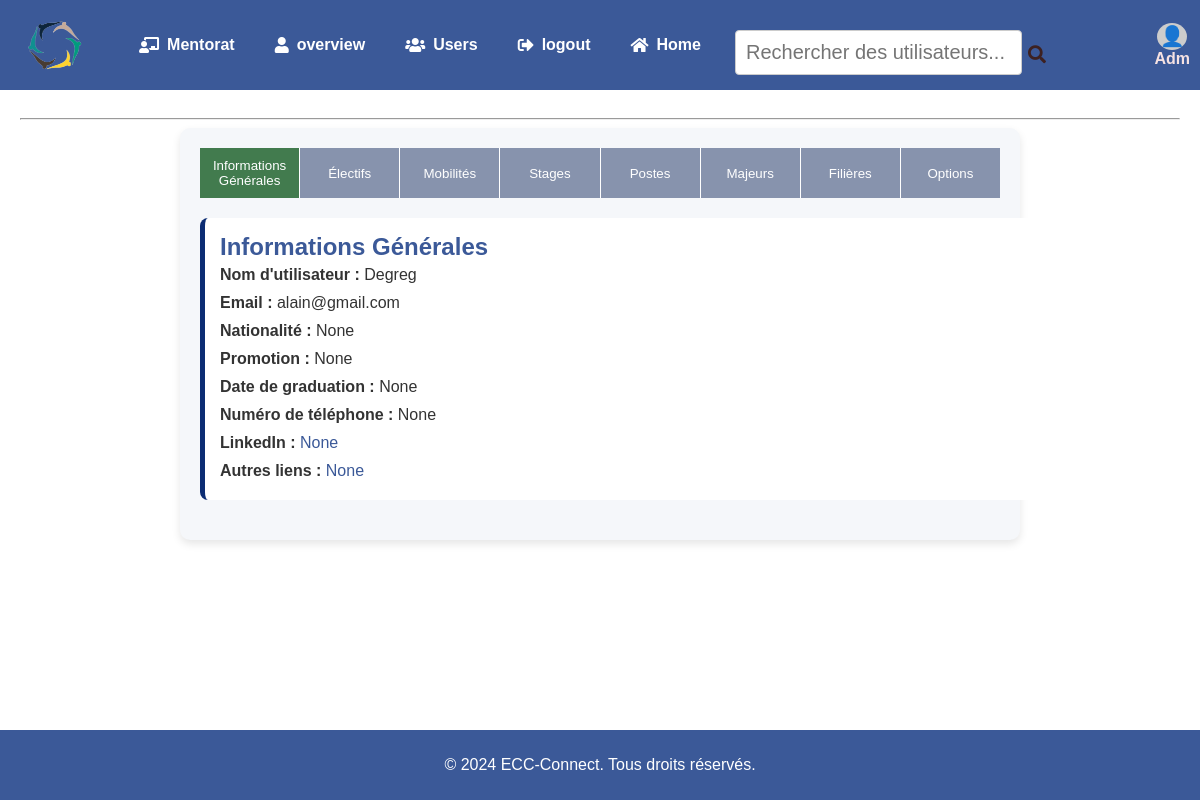
The app's page /full_profile/Degreg/ (signed in) with its own data.
### network/models.py (models this page shows, shortened)
class User(AbstractUser):
    profile_pic = models.ImageField(upload_to='profile_pic/', blank=True, null=True)
    bio = models.TextField(max_length=160, blank=True, null=True)
    cover = models.ImageField(upload_to='covers/', blank=True, null=True)
    user_group = models.CharField(max_length=10,blank=True, null=True)  # Alumni ou Eleve
    nationality = models.CharField(max_length=100, blank=True, null=True)
    promotion = models.CharField(max_length=10, blank=True, null=True)
    graduation_date = models.DateField(blank=True, null=True)
    phone_number = models.CharField(max_length=15, blank=True, null=True)
    major = models.CharField(max_length=50, choices=[
        ('Aide à la Décision', 'Aide à la Décision'),
        ('Énergie', 'Énergie'),
        ('Matériau', 'Matériau'),
        ('Industrie', 'Industrie')
    ], blank=True, null=True)
    option = models.CharField(max_length=50, choices=[
        ('Génie Industriel', 'Génie Industriel'),
        ('Data Science et Digitalisation', 'Data Science et Digitalisation'),
        ('Énergie', 'Énergie')
    ], blank=True, null=True)
    filiere = models.CharField(max_length=100, choices=[
        ('Industrie 4.0', 'Industrie 4.0'),
        ('Ingénierie des Systèmes Complexes', 'Ingénierie des Systèmes Complexes'),
        ('Entreprendre en Afrique', 'Entreprendre en Afrique')
    ], blank=True, null=True)
    email = models.EmailField(blank=True, null=True)
    mentoring_1A = models.BooleanField(default=False)
    mentoring_2A = models.BooleanField(default=False)
    mentoring_3A = models.BooleanField(default=False)
    linkedin = models.URLField(blank=True, null=True)
    other_links = models.URLField(blank=True, null=True)

### network/views.py (the view)
# urls.py: path('profile/<str:username>/', views.user_profile_ajax, name='full_profile'),
@login_required
def full_profile(request, username):
    user = get_object_or_404(User, username=username)
    stages = Stage.objects.filter(user=user)
    postes = Poste.objects.filter(user=user)
    mobilites = Mobilite.objects.filter(user=user)
    electifs = Electif.objects.filter(user=user)
    context = {
        'profile_user': user,
        'stages': stages,
        'postes': postes,
        'mobilites': mobilites,
        'electifs': electifs,
    }
    return render(request, 'network/full_profile.html', context)

### network/templates/network/full_profile.html (shortened to what this page needs)
{% extends "network/indexx.html" %}
{% block content %}
<div class="full-div">
  <div class="tab-container">
    <button class="tab-button active" onclick="openTab(event, 'general')">Informations Générales</button>
    <button class="tab-button" onclick="openTab(event, 'electifs')">Électifs</button>
    <button class="tab-button" onclick="openTab(event, 'mobilites')">Mobilités</button>
    <button class="tab-button" onclick="openTab(event, 'stages')">Stages</button>
    <button class="tab-button" onclick="openTab(event, 'postes')">Postes</button>
    <button class="tab-button" onclick="openTab(event, 'majeurs')">Majeurs</button>
    <button class="tab-button" onclick="openTab(event, 'filieres')">Filières</button>
    <button class="tab-button" onclick="openTab(event, 'options')">Options</button>
  </div>
  <div id="general" class="tab-content active">
    <div class="full-profile-section">
      <h3>Informations Générales</h3>
      <p><strong>Nom d'utilisateur :</strong> {{ profile_user.username }}</p>
      <p><strong>Email :</strong> {{ profile_user.email }}</p>
      <p><strong>Nationalité :</strong> {{ profile_user.nationality }}</p>
      <p><strong>Promotion :</strong> {{ profile_user.promotion }}</p>
      <p><strong>Date de graduation :</strong> {{ profile_user.graduation_date }}</p>
      <p><strong>Numéro de téléphone :</strong> {{ profile_user.phone_number }}</p>
      <p><strong>LinkedIn :</strong> <a href="{{ profile_user.linkedin }}">{{ profile_user.linkedin }}</a></p>
      <p><strong>Autres liens :</strong> <a href="{{ profile_user.other_links }}">{{ profile_user.other_links }}</a></p>
    </div>
  </div>
</div>
{% endblock %}

### network/templates/network/indexx.html (shortened to what this page needs)
{% load static %}
<!DOCTYPE html>
<html lang="fr">
<head>
    <link rel="stylesheet" href="{% static 'network/styles.css' %}">
    <link rel="stylesheet" href="https://cdnjs.cloudflare.com/ajax/libs/font-awesome/5.15.4/css/all.min.css">
</head>
<body>
    <header>
        {% if user.is_authenticated %}
        <div class="logo-container">
            <img src="{% static 'network/Images/B.png' %}" alt="Logo" class="logo">
        </div>
        <ul class="nav-head">
            <ul class="menu">
                <li><a href="{% url 'mentoring' %}"><i class="fas fa-chalkboard-teacher"></i> Mentorat</a></li>
                <li><a href="{% url 'overview' %}"><i class="fas fa-user"></i>overview</a></li>
                <li><a href="{% url 'users_list' %}"><i class="fas fa-users"></i>Users</a></li>
                <li><a href="{% url 'logout' %}"><i class="fas fa-sign-out-alt"></i> logout</a></li>
                <li><a href="{% url 'indexx' %}"><i class="fas fa-home"></i> Home</a></li>
            </ul>
            <li class="nav-item search-container">
                <form method="GET" action="{% url 'search' %}" class="search-form">
                    <div class="search-div">
                        <input type="text" name="q" id="search-input" placeholder="Rechercher des utilisateurs..." aria-label="Recherche des utilisateurs" class="search-input">
                        <button type="submit" class="search-icon"><i class="fas fa-search"></i></button>
                    </div>
                </form>
            </li>
            {% endif %}
            {% if user.is_authenticated %}
            <li class="nav-profile">
                <a href="{% url 'profile_view' %}" class="nav-link">
                    <div class="profile-info">
                        {% if user.profile_pic %}
                            <img src="{{ user.profile_pic.url }}" alt="{{ user.username }}" class="profile-pic">
                        {% else %}
                            <div class="profile-icon">👤</div>
                        {% endif %}
                        <span class="username">{{ user.username }}</span>
                    </div>
                </a>
            </li>
            {% endif %}
        </ul>
    </header>
    <div class="container">
        <main class="main-content" id="main-content">
            <hr>
            <div id="dynamic-content">
                {% block content %}
                {% endblock %}
            </div>
        </main>
    </div>
    <footer>
        <p>&copy; 2024  ECC-Connect. Tous droits réservés.</p>
    </footer>
</body>
</html>

### network/static/network/styles.css (style rules this page uses)
html, body { margin: 0; padding: 0; font-family: Arial, sans-serif; height: 100%; }
body { display: flex; flex-direction: column; min-height: 100vh; margin: 0; background-image: url('/static/network/Images/ECC-bg.png'); background-size: cover; background-repeat: no-repeat; }
.main-content { flex: 1; padding: 20px; box-sizing: border-box; overflow-y: auto; }
header { background-color: #3b5998; display: flex; justify-content: space-between; align-items: center; color: white; }
.container { display: flex; height: calc(100vh - 60px); }
footer { background-color: #3b5998; color: white; text-align: center; padding: 10px 0; width: 100%; position: relative; bottom: 0; left: 0; display: none; }
.logo-container { display: flex; flex-direction: column; align-items: center; margin-bottom: 0; overflow: hidden; }
.logo { width: 120px; height: 90px; object-fit: cover; margin: 0; }
main { flex: 1; }
.nav-head { list-style: none; margin: 0; padding: 0; display: flex; align-items: center; width: 100%; justify-content: space-between; height: 45px; background-color: #3b5998; }
.menu { list-style: none; display: flex; margin: 0; padding: 0; transition: all 0.3s ease; height: 100%; }
.menu li { margin-left: 20px; }
.menu a { color: white; text-decoration: none; font-weight: bold; display: flex; align-items: center; height: 100%; padding: 0 10px; font-size: 1rem; }
.menu a i { margin-right: 8px; font-size: 16px; }
.search-container { flex: 1; margin-left: 20px; height: 100%; display: flex; align-items: center; }
.search-form { display: flex; align-items: center; height: 100%; }
.search-div { display: flex; border-radius: 5px; padding: 4px; }
.search-input { border: none; outline: none; padding: 5px; font-size: 20px; }
.search-icon { background: none; border: none; cursor: pointer; font-size: 18px; color: #3d2121; }
.nav-profile { list-style: none; margin: 0; padding: 0; height: 100%; }
.nav-link { display: flex; align-items: center; text-decoration: none; padding: 0 10px; color: #b68282; height: 100%; transition: background-color 0.3s ease; }
.profile-info { display: flex; flex-direction: column; align-items: center; justify-content: center; height: 100%; }
.profile-icon { width: 30px; height: 30px; border-radius: 50%; background-color: #ccc; display: flex; align-items: center; justify-content: center; font-size: 20px; margin-bottom: 0; }
.username { font-size: 16px; font-weight: bold; color: #f6e2e2; }
form { margin-top: 20px; }
form input[type="text"], form input[type="email"], form input[type="password"], form textarea { width: 60; padding: 10px; margin: 5px 0 10px; border: 1px solid #ccc; border-radius: 4px; }
form button { background-color: #28a745; }
.full-profile-section { margin-top: 20px; width: 100%; }
.full-div { background-color: #f5f7fa; padding: 20px; border-radius: 10px; box-shadow: 0 4px 8px rgba(0, 0, 0, 0.1); max-width: 800px; margin: 0 auto; }
.tab-container { display: flex; justify-content: space-around; margin-bottom: 20px; }
.tab-button { background-color: #8793ad; color: white; padding: 10px; border: none; cursor: pointer; flex: 1; text-align: center; }
.tab-button:not(:last-child) { border-right: 1px solid #fff; }
.tab-button.active { background-color: #427b4e; }
.tab-content { display: none; }
.tab-content.active { display: block; }
.full-profile-section { background-color: #ffffff; padding: 15px; margin-bottom: 20px; border-radius: 8px; border-left: 5px solid #0b2c73; }
.full-profile-section h3 { color: #3b5998; margin-bottom: 10px; }
.full-profile-section p { margin: 5px 0; color: #333333; }
.full-profile-section a { color: #3b5998; text-decoration: none; }
.full-div h3 { font-size: 1.5em; margin: 0; }
.full-div p { font-size: 1em; margin: 0; padding: 5px 0; }

### records on screen
User: username "Adm"
User: username "Degreg", email "alain@gmail.com", nationality "None", promotion "None", graduation_date "None", phone_number "None", linkedin "None", other_links "None"
